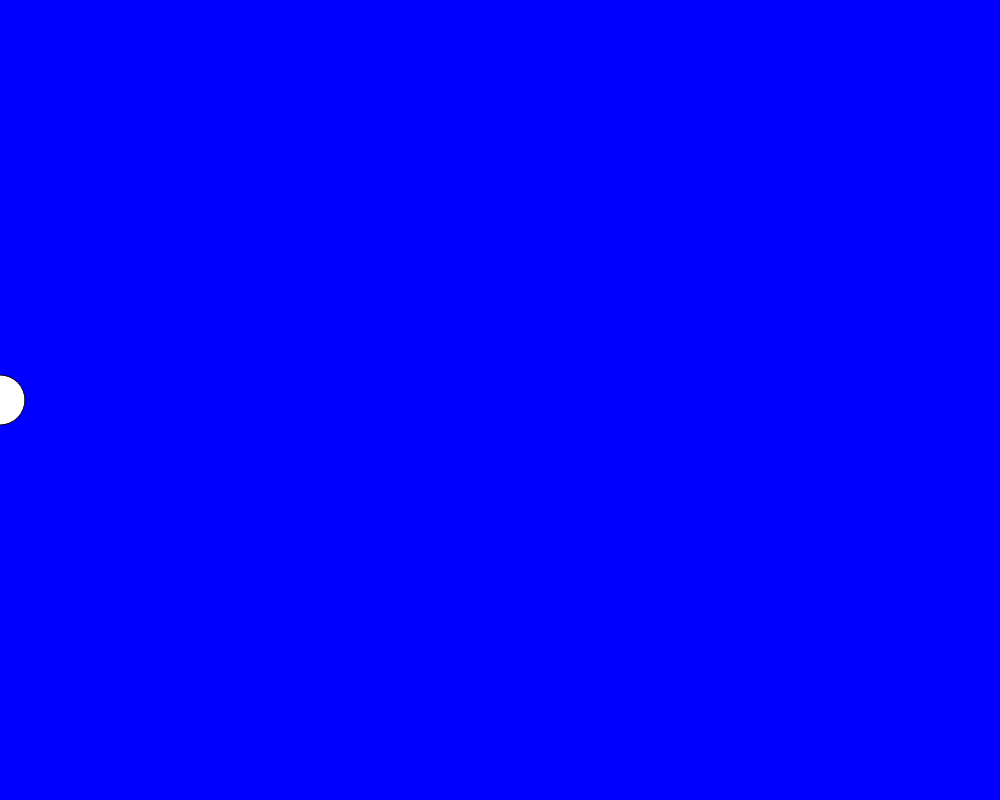
Frame 1 (no input)
Frame 60 (no input): identical to frame 1, image omitted
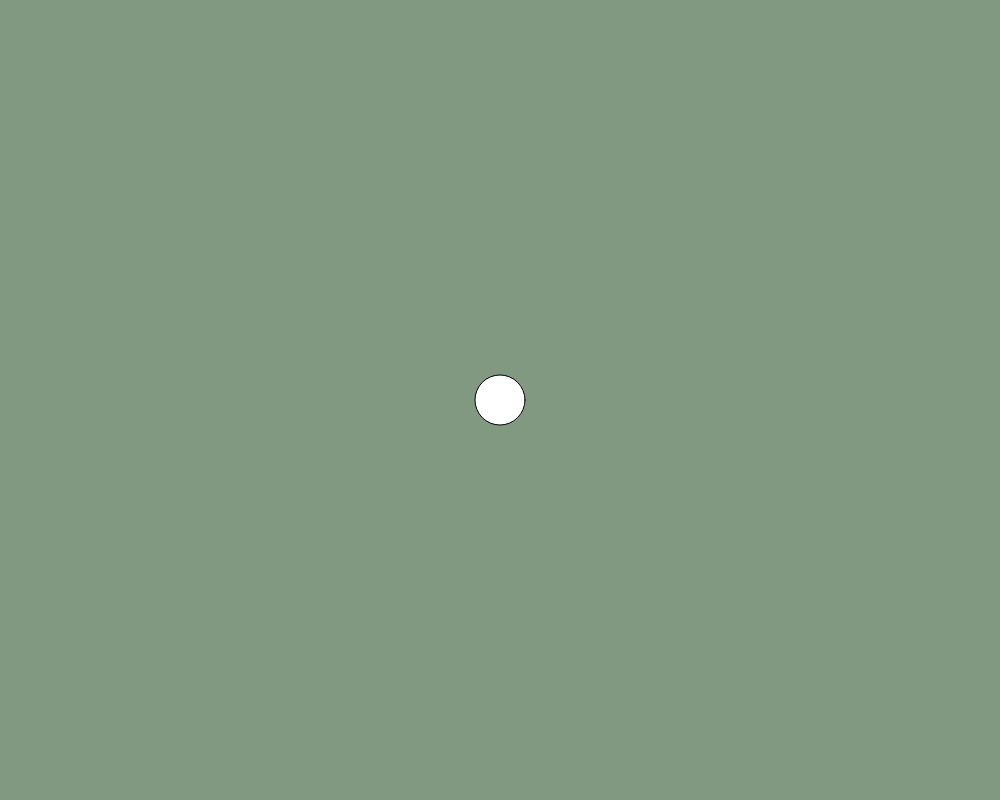
Frame 120 (the mouse pressed at the canvas centre since frame 60)

The p5.js sketch that drew these frames (run headless with seeded random() and noise() and a simulated clock; from frame 60 on, the mouse is pressed at the canvas centre):

// p5.js sketch
// ── sketch.js
// INITIALIZE ALL YOUR VARIABLES
// Ideally you would create 3 variables. red blue green or r, g, b
var r = 0;
var g = 50;
var b=255;

function setup(){

  createCanvas(1000,800);

}

function draw(){

  // change the value of Red based on the mouse movement about the X axis
  r = map(mouseX,0,1000,0,255); 

  // change the value of Green based on the mouse movement about the X axis
  g = map(mouseX,200,800,50,255); 

  // change the value of Blue based on the mouse movement about the X axis
  b = map(mouseX,0,1000,255,0); 

  // Use the map() function to do so. 
  

  // Pass the values to the background() function you have learnt previously.
  background(r,g,b);
  console.log(r,g,b);

  // Create an ellipse that will move around with you mouse about the X axis.
  fill (255);

  ellipse(mouseX,400,50,50);
  ellipse.x = mouseX;
  
  // Remember to fill the canvas with white paint before creating the ellipse.
  
  
}
